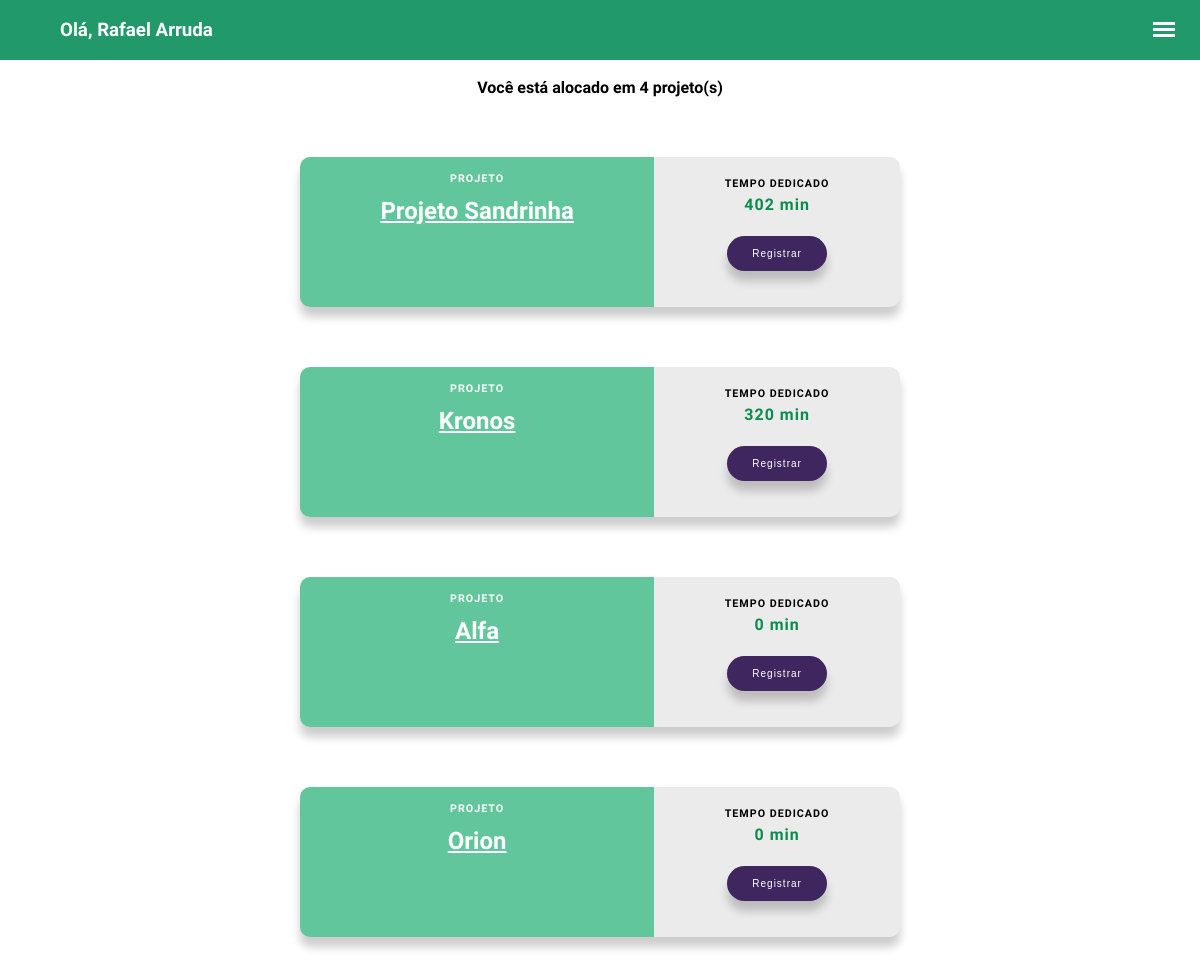
Screenshot of /painel_func.php (signed in) with the database file from the repository.
### tables this page shows
CREATE TABLE `projeto_funcionario` (
  `cpf` varchar(14) NOT NULL,
  `id_projeto` int(11) NOT NULL,
  `ativo` int(11) NOT NULL
);

CREATE TABLE `projeto` (
  `id_projeto` int(11) NOT NULL,
  `nome_projeto` varchar(50) NOT NULL,
  `data_inicio` datetime DEFAULT NULL,
  `data_fim` datetime DEFAULT NULL,
  `descricao` varchar(100) NOT NULL
);

### DAO/SELECAO/select_proj_func.php (the view, shortened to what this page needs)
<?php
$cpf = $_SESSION['cpf'];
$connect = mysqli_connect('localhost','root',null,'intime');
$query_select = ("SELECT PF.CPF,P.NOME_PROJETO,P.ID_PROJETO,sum(case when AFP.ATIVO=1 then tempo_atividade else null end) as tempo_atividade FROM `projeto_funcionario` PF
                        INNER JOIN `cadastro_funcionario` CF ON PF.CPF=CF.CPF
                        INNER JOIN `projeto` P ON P.ID_PROJETO=PF.ID_PROJETO
                        left JOIN `atividade_funcionario_projeto` AFP ON AFP.id_funcionario=PF.CPF AND AFP.id_projeto=P.Id_projeto
                    WHERE PF.CPF='$cpf' AND PF.ATIVO=1    AND P.DATA_INICIO=P.DATA_FIM
                    GROUP BY PF.CPF,P.NOME_PROJETO,P.ID_PROJETO
                    ORDER BY sum(case when AFP.ATIVO=1 then tempo_atividade else null end) DESC");
$select = mysqli_query($connect,$query_select);
$linhas = mysqli_num_rows($select);
if($linhas>=1){
    echo ("<center><h4>Você está alocado em  $linhas projeto(s)</h4></center>");
    while ($proj = mysqli_fetch_assoc($select)){
        $nome_proj=$proj['NOME_PROJETO'];
        $id_proj=$proj['ID_PROJETO'];
        $tempo_atividade=$proj['tempo_atividade'];
        if (is_null($tempo_atividade)){$tempo_atividade=0;}
        echo '<center><div class="projeto_func_container">';
            echo '<div class="projeto_func">';
                echo '<div class="projeto_func_preview">';
                    echo '<h6>Projeto</h6>';
                        echo ("<a href='report_func.php?id=$id_proj' id='projeto_nome'><h2> $nome_proj </h2></a>");
                        echo '</div>';
                echo '<div class="projeto_func_info">';
                    echo '<h6>Tempo dedicado</h6>';
                    echo "<h4>$tempo_atividade min </h4>";
                    echo "<button class='btn' id='btn_registro$id_proj'>Registrar</button>";
                echo '</div>';
            echo '</div>';
        echo '</div>';
        echo '</center>';
    }echo " \n";
}else if($linhas==0){
    echo '<br><center><span class="icon fa-meh-o fa-2x"></span>';
    echo '<h3>Poxa vida,</h3>';
    echo '<h4>Você ainda não foi alocado em nenhum projeto</h4>';
}
?>

### assets/css/painel.css (style rules this page uses)
html, body { overflow-x: hidden; height: 100%; }
body { background: #fff; padding: 0; margin: 0; font-size: 100%; font-family: 'Muli', sans-serif; }
.projeto_func { font-family: 'Muli', sans-serif; background-color: rgb(235, 235, 235); border-radius: 10px; box-shadow: 0 10px 10px rgba(0, 0, 0, 0.2); max-width: 600px; display: flex; margin: 5%; overflow: hidden; width: 80%; height: 100%; max-height: 150px; }
.projeto_func h6 { letter-spacing: 1px; text-transform: uppercase; margin-top: -10PX; }
.projeto_func h4 { letter-spacing: 1px; margin-top: -20PX; color:rgb(10, 141, 76); }
.projeto_func_preview { background-color: #2db87eb7; color: #fff; display: inline-block; padding-top: 20px; padding-left: 5px; padding-right: 5px; min-width: 160px; width: 140%; height: 200px; }
.projeto_func_preview h2 { margin: 0%; margin-top: -5px; padding-left: 10%; padding-right: 10%; }
.projeto_func_preview h6 { color: rgb(255, 255, 255); margin-bottom: 5%; margin-top: -5px; }
.projeto_func_info { padding-top: 30px; width: 100%; height: 100%; }
#projeto_nome { color:white; }
.btn { background-color: #3f265f; border: 0; border-radius: 50px; box-shadow: 0 10px 10px rgba(0, 0, 0, 0.2); color: #fff; font-size: 10px; padding: 12px 25px; bottom: 10%; right: 15%; letter-spacing: 1px; cursor: pointer; }

### rows the page displays
projeto_funcionario: id_projeto.nome_projeto "Projeto Sandrinha", tempo_atividade "402"
projeto_funcionario: id_projeto.nome_projeto "Kronos", tempo_atividade "320"
projeto_funcionario: id_projeto.nome_projeto "Alfa", tempo_atividade "0"
projeto_funcionario: id_projeto.nome_projeto "Orion", tempo_atividade "0"

### other values shown
$NOME[0] "Rafael"
$NOME[SIZEOF($NOME)-1] "Arruda"
$linhas "4"
